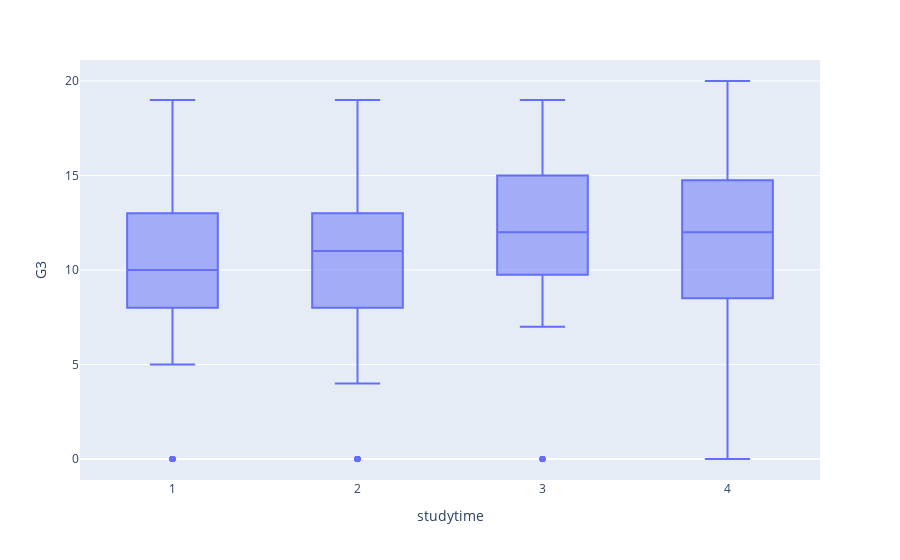

Notebook cell for this chart:
### Code cell
fig = px.box(stu, x="studytime", y="G3")
fig.show()

### Figure 1 — Plotly figure (JSON) as saved in the notebook; plotly's stock layout.template omitted (floating-point values rounded to 4 significant figures; data arrays with more than 128 entries replaced by an {"elided": "..."} marker saying what was removed)
{"data": [{"alignmentgroup": "True", "hovertemplate": "studytime=%{x}<br>G3=%{y}<extra></extra>", "legendgroup": "", "marker": {"color": "#636efa"}, "name": "", "notched": false, "offsetgroup": "", "orientation": "v", "showlegend": false, "type": "box", "x": {"elided": "395 int values"}, "x0": " ", "xaxis": "x", "y": {"elided": "395 int values"}, "y0": " ", "yaxis": "y"}], "layout": {"boxmode": "group", "legend": {"tracegroupgap": 0}, "margin": {"t": 60}, "xaxis": {"anchor": "y", "domain": [0, 1], "title": {"text": "studytime"}}, "yaxis": {"anchor": "x", "domain": [0, 1], "title": {"text": "G3"}}}}
